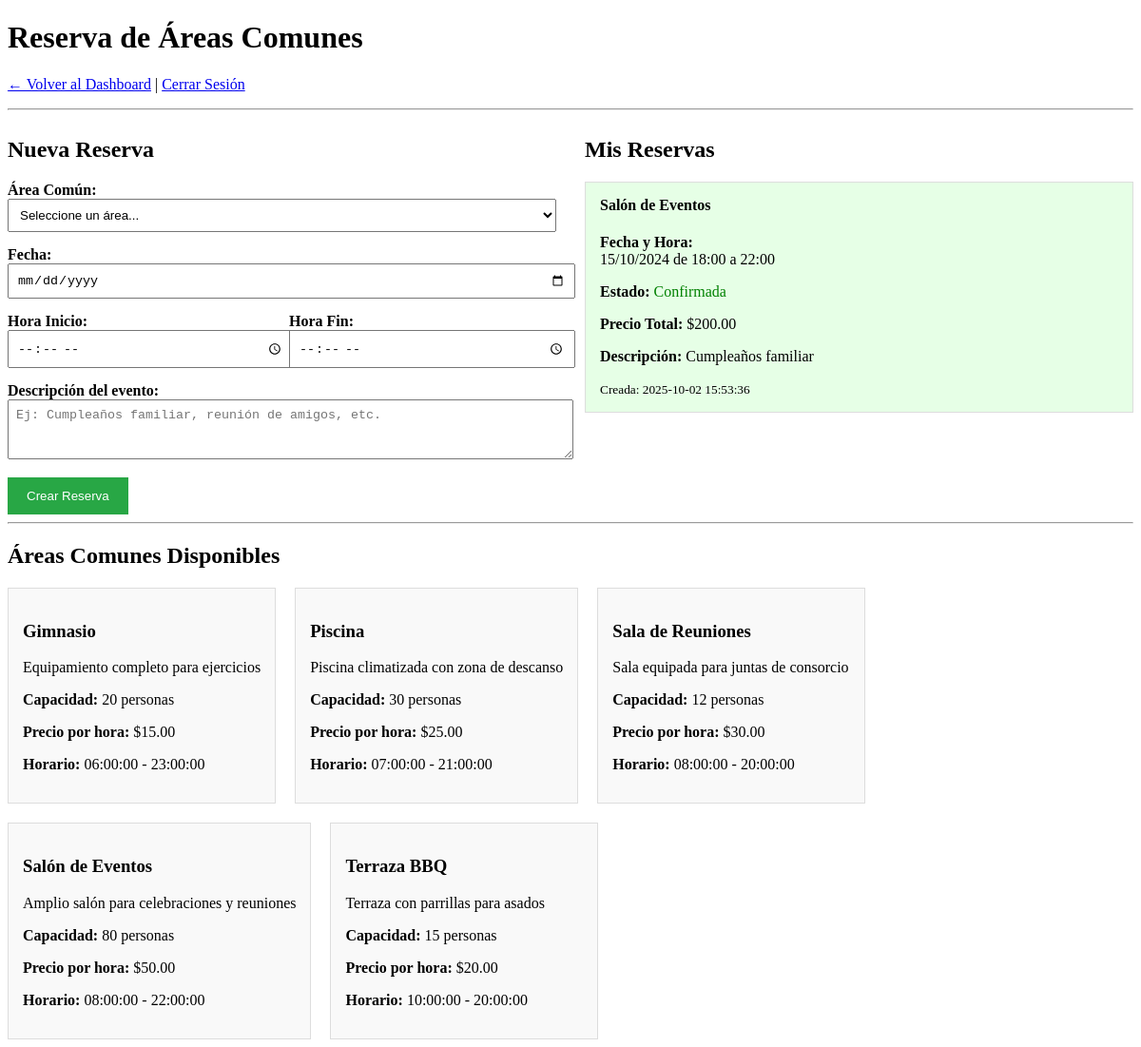
/views/inquilino/reservas.php (signed in), run on an earlier commit of the app's database.
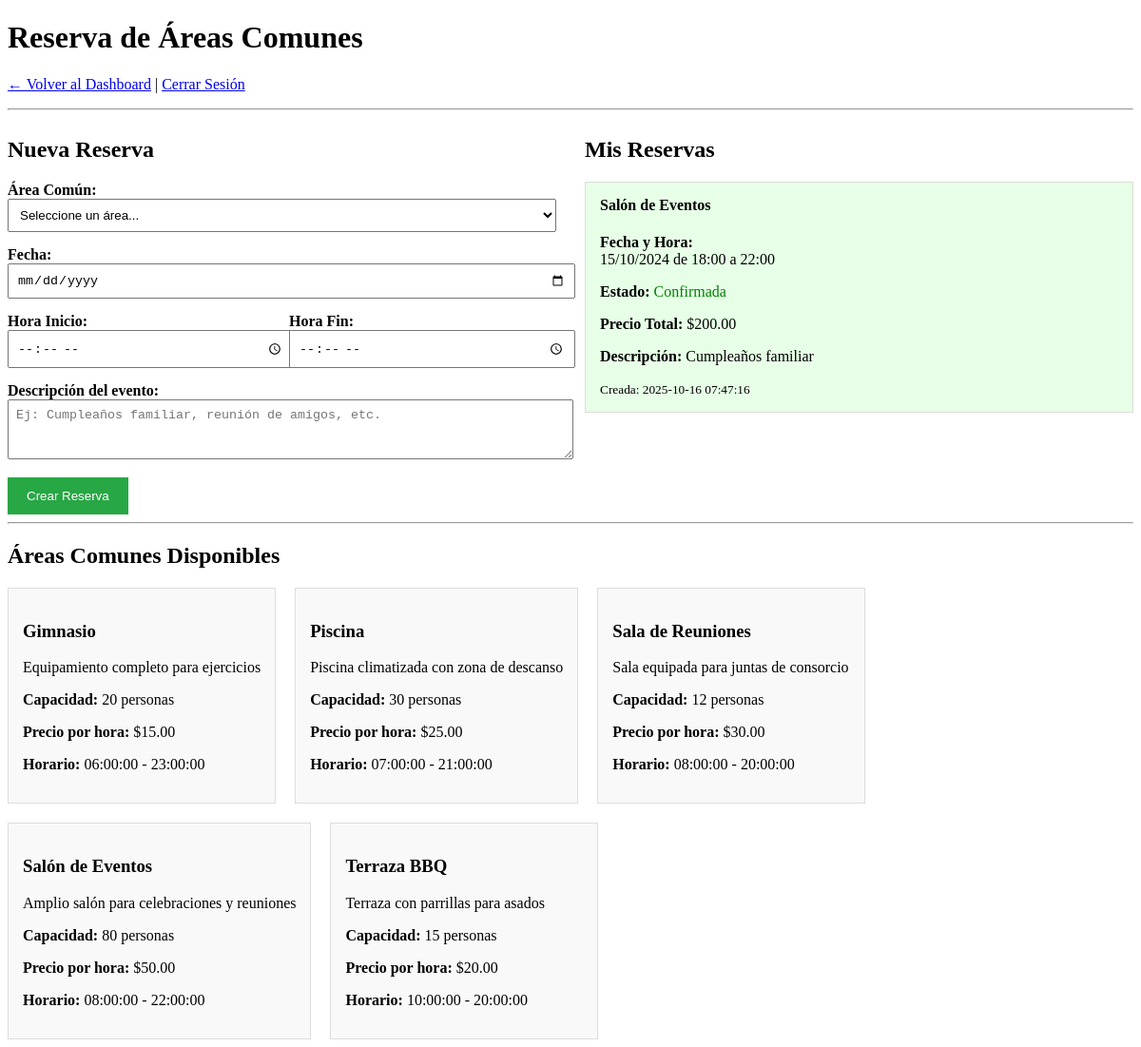
And on a later commit of the database.
### tables this page shows
CREATE TABLE `reservas` (
  `id` bigint(20) UNSIGNED NOT NULL,
  `inquilino_id` bigint(20) UNSIGNED NOT NULL,
  `area_comun_id` bigint(20) UNSIGNED NOT NULL,
  `fecha_inicio` datetime NOT NULL,
  `fecha_fin` datetime NOT NULL,
  `estado` enum('pendiente','confirmada','cancelada') NOT NULL DEFAULT 'pendiente',
  `descripcion` text DEFAULT NULL,
  `precio_total` decimal(8,2) DEFAULT NULL,
  `created_at` timestamp NULL DEFAULT NULL,
  `updated_at` timestamp NULL DEFAULT NULL
);

CREATE TABLE `areas_comunes` (
  `id` bigint(20) UNSIGNED NOT NULL,
  `nombre` varchar(100) NOT NULL,
  `descripcion` text DEFAULT NULL,
  `capacidad` int(11) DEFAULT NULL,
  `precio_hora` decimal(8,2) DEFAULT NULL,
  `estado` enum('disponible','mantenimiento','fuera_de_servicio') NOT NULL DEFAULT 'disponible',
  `horario_apertura` time DEFAULT NULL,
  `horario_cierre` time DEFAULT NULL,
  `created_at` timestamp NULL DEFAULT NULL,
  `updated_at` timestamp NULL DEFAULT NULL
);

### views/inquilino/reservas.php (the view, shortened to what the changed rows need)
<?php
$database = new Database();
$db = $database->getConnection();
try {
    $query = "SELECT i.* FROM inquilinos i WHERE i.user_id = :user_id";
    $stmt = $db->prepare($query);
    $stmt->bindParam(':user_id', $_SESSION['user_id']);
    $stmt->execute();
    $inquilino = $stmt->fetch(PDO::FETCH_ASSOC);
    $query = "SELECT r.*, ac.nombre as area_nombre
              FROM reservas r
              JOIN areas_comunes ac ON r.area_comun_id = ac.id
              WHERE r.inquilino_id = :inquilino_id
              ORDER BY r.fecha_inicio DESC";
    $stmt = $db->prepare($query);
    $stmt->bindParam(':inquilino_id', $inquilino['id']);
    $stmt->execute();
    $mis_reservas = $stmt->fetchAll(PDO::FETCH_ASSOC);
} catch (PDOException $e) {
    $message = '<div style="color: red;">Error: ' . $e->getMessage() . '</div>';
}
?>
<!DOCTYPE html>
<html lang="es">
<head>
</head>
<body>
    <h1>Reserva de Áreas Comunes</h1>
    <div style="display: flex; gap: 30px; flex-wrap: wrap;">
        <div style="flex: 1; min-width: 400px;">
            <h2>Nueva Reserva</h2>
        </div>
        <div style="flex: 1; min-width: 400px;">
            <h2>Mis Reservas</h2>
            <?php if (!empty($mis_reservas)): ?>
                <?php foreach ($mis_reservas as $reserva): ?>
                    <div style="border: 1px solid #ddd; padding: 15px; margin: 10px 0; background: <?php echo $reserva['estado'] == 'confirmada' ? '#e6ffe6' : ($reserva['estado'] == 'cancelada' ? '#ffe6e6' : '#fff8e1'); ?>;">
                        <h4 style="margin-top: 0;">
                            <?php echo htmlspecialchars($reserva['area_nombre']); ?>
                        </h4>
                        <p><strong>Fecha y Hora:</strong><br>
                           <?php echo date('d/m/Y', strtotime($reserva['fecha_inicio'])); ?> de
                           <?php echo date('H:i', strtotime($reserva['fecha_inicio'])); ?> a
                           <?php echo date('H:i', strtotime($reserva['fecha_fin'])); ?></p>
                        <p><strong>Estado:</strong>
                            <span style="color: <?php
                                echo $reserva['estado'] == 'confirmada' ? 'green' :
                                    ($reserva['estado'] == 'cancelada' ? 'red' : 'orange');
                            ?>;">
                                <?php echo ucfirst($reserva['estado']); ?>
                            </span>
                        </p>
                        <p><strong>Precio Total:</strong> $<?php echo number_format($reserva['precio_total'], 2); ?></p>
                        <?php if ($reserva['descripcion']): ?>
                            <p><strong>Descripción:</strong> <?php echo htmlspecialchars($reserva['descripcion']); ?></p>
                        <?php endif; ?>
                        <small>Creada: <?php echo $reserva['created_at']; ?></small>
                    </div>
                <?php endforeach; ?>
            <?php else: ?>
                <p>No tienes reservas registradas.</p>
            <?php endif; ?>
        </div>
    </div>
    <h2>Áreas Comunes Disponibles</h2>
</body>
</html>

What changed in the data, as far as the page shows it:
changed reservas "Confirmada": created_at "2025-10-02 15:53:36" → "2025-10-16 07:47:16"
